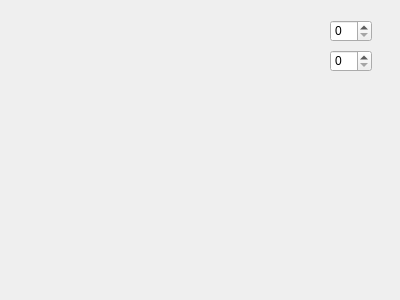
<?xml version="1.0" encoding="UTF-8"?>
<ui version="4.0">
 <class>Dialog</class>
 <widget class="QWidget" name="Dialog">
  <property name="geometry">
   <rect>
    <x>0</x>
    <y>0</y>
    <width>400</width>
    <height>300</height>
   </rect>
  </property>
  <property name="windowTitle">
   <string>Form</string>
  </property>
  <widget class="QSpinBox" name="spinBox_hor">
   <property name="geometry">
    <rect>
     <x>330</x>
     <y>20</y>
     <width>42</width>
     <height>22</height>
    </rect>
   </property>
  </widget>
  <widget class="QSpinBox" name="spinBox_vert">
   <property name="geometry">
    <rect>
     <x>330</x>
     <y>50</y>
     <width>42</width>
     <height>22</height>
    </rect>
   </property>
  </widget>
 </widget>
 <resources/>
 <connections/>
</ui>
